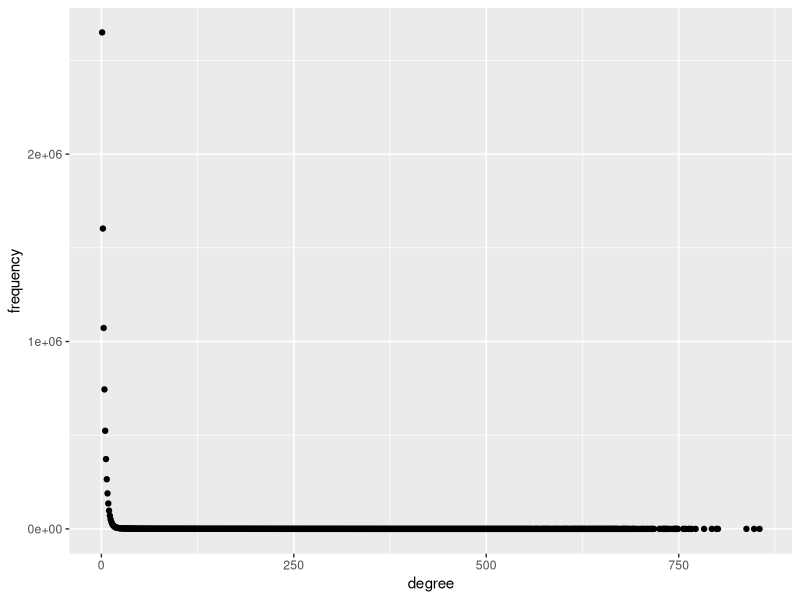

Write the R code that produced this figure. (Note: this script raises an error after producing the figure.)
## ---- chunk 1
knitr::opts_chunk$set(echo = TRUE)
## ---- chunk 2
library(tidyverse)
## ---- chunk 3
# node degrees found in the graph. Copied from results generated by java code.
degree <- c(1, 2, 3, 4, 5, 6, 7, 8, 9, 10, 11, 12, 13, 14, 15, 16, 17, 18, 19, 20, 21, 22, 23, 24, 25, 26, 27, 28, 29, 30, 31, 32, 33, 34, 35, 36, 37, 38, 39, 40, 41, 42, 43, 44, 45, 46, 47, 48, 49, 50, 51, 52, 53, 54, 55, 56, 57, 58, 59, 60, 61, 62, 63, 64, 65, 66, 67, 68, 69, 70, 71, 72, 73, 74, 75, 76, 77, 78, 79, 80, 81, 82, 83, 84, 85, 86, 87, 88, 89, 90, 91, 92, 93, 94, 95, 96, 97, 98, 99, 100, 101, 102, 103, 104, 105, 106, 107, 108, 109, 110, 111, 112, 113, 114, 115, 116, 117, 118, 119, 120, 121, 122, 123, 124, 125, 126, 127, 128, 129, 130, 131, 132, 133, 134, 135, 136, 137, 138, 139, 140, 141, 142, 143, 144, 145, 146, 147, 148, 149, 150, 151, 152, 153, 154, 155, 156, 157, 158, 159, 160, 161, 162, 163, 164, 165, 166, 167, 168, 169, 170, 171, 172, 173, 174, 175, 176, 177, 178, 179, 180, 181, 182, 183, 184, 185, 186, 187, 188, 189, 190, 191, 192, 193, 194, 195, 196, 197, 198, 199, 200, 201, 202, 203, 204, 205, 206, 207, 208, 209, 210, 211, 212, 213, 214, 215, 216, 217, 218, 219, 220, 221, 222, 223, 224, 225, 226, 227, 228, 229, 230, 231, 232, 233, 234, 235, 236, 237, 238, 239, 240, 241, 242, 243, 244, 245, 246, 247, 248, 249, 250, 251, 252, 253, 254, 255, 256, 257, 258, 259, 260, 261, 262, 263, 264, 265, 266, 267, 268, 269, 270, 271, 272, 273, 274, 275, 276, 277, 278, 279, 280, 281, 282, 283, 284, 285, 286, 287, 288, 289, 290, 291, 292, 293, 294, 295, 296, 297, 298, 299, 300, 301, 302, 303, 304, 305, 306, 307, 308, 309, 310, 311, 312, 313, 314, 315, 316, 317, 318, 319, 320, 321, 322, 323, 324, 325, 326, 327, 328, 329, 330, 331, 332, 333, 334, 335, 336, 337, 338, 339, 340, 341, 342, 343, 344, 345, 346, 347, 348, 349, 350, 351, 352, 353, 354, 355, 356, 357, 358, 359, 360, 361, 362, 363, 364, 365, 366, 367, 368, 369, 370, 371, 372, 373, 374, 375, 376, 377, 378, 379, 380, 381, 382, 383, 384, 385, 386, 387, 388, 389, 390, 391, 392, 393, 394, 395, 396, 397, 398, 399, 400, 401, 402, 403, 404, 405, 406, 407, 408, 409, 410, 411, 412, 413, 414, 415, 416, 417, 418, 419, 420, 421, 422, 423, 424, 425, 426, 427, 428, 429, 430, 431, 432, 433, 434, 435, 436, 437, 438, 439, 440, 441, 442, 443, 444, 445, 446, 447, 448, 449, 450, 451, 452, 453, 454, 455, 456, 457, 458, 459, 460, 461, 462, 463, 464, 465, 466, 467, 468, 469, 470, 471, 472, 473, 474, 475, 476, 477, 478, 479, 480, 481, 482, 483, 484, 485, 486, 487, 488, 489, 490, 491, 492, 493, 494, 495, 496, 497, 498, 499, 500, 501, 502, 503, 504, 505, 506, 507, 508, 509, 510, 511, 512, 513, 514, 515, 516, 517, 518, 519, 520, 521, 522, 523, 524, 525, 526, 527, 528, 529, 530, 531, 532, 533, 534, 535, 536, 537, 538, 539, 540, 541, 542, 543, 544, 545, 546, 547, 548, 549, 550, 551, 552, 553, 554, 555, 556, 557, 558, 559, 560, 562, 563, 564, 565, 566, 567, 568, 569, 571, 572, 573, 574, 575, 576, 577, 578, 579, 580, 581, 582, 583, 584, 586, 587, 588, 589, 590, 591, 592, 593, 594, 595, 597, 598, 599, 600, 601, 602, 603, 604, 605, 606, 607, 609, 610, 611, 612, 613, 614, 615, 616, 617, 618, 619, 620, 621, 622, 623, 624, 625, 626, 627, 628, 629, 630, 632, 633, 634, 635, 636, 637, 638, 639, 640, 641, 642, 643)
## ---- chunk 4
# vertex degrees found in the graph. Copied from results generated by java code.
degree2 <- c(644, 645, 646, 647, 648, 649, 650, 651, 652, 653, 654, 655, 656, 657, 658, 659, 660, 661, 662, 663, 664, 665, 666, 667, 668, 669, 670, 671, 673, 675, 676, 677, 678, 679, 680, 681, 682, 683, 684, 685, 687, 689, 690, 691, 692, 694, 695, 698, 700, 702, 703, 705, 706, 709, 710, 712, 714, 715, 716, 718, 725, 726, 729, 730, 731, 732, 733, 734, 736, 737, 740, 743, 744, 745, 746, 747, 748, 749, 756, 757, 759, 763, 764, 767, 772, 783, 793, 799, 801, 838, 848, 855)
## ---- chunk 5
# degree frequencies. Copied from results generated by Java code
counts <- c(2649553, 1602935, 1072244, 744337, 523657, 372752, 264935, 189606, 135777, 97303, 70699, 51064, 37082, 27696, 20555, 15655, 12481, 9600, 7946, 6345, 5618, 4739, 4283, 3771, 3503, 3235, 2953, 2731, 2522, 2513, 2387, 2160, 1984, 1890, 1894, 1780, 1743, 1664, 1585, 1511, 1503, 1338, 1377, 1272, 1248, 1240, 1256, 1147, 1126, 1167, 1047, 1054, 1038, 1015, 935, 990, 1001, 902, 903, 881, 855, 901, 789, 863, 818, 741, 772, 782, 772, 753, 778, 670, 721, 705, 698, 669, 660, 691, 627, 701, 672, 640, 692, 631, 634, 614, 617, 607, 570, 629, 586, 604, 563, 630, 553, 580, 567, 568, 601, 543, 550, 559, 542, 584, 515, 531, 538, 561, 507, 521, 519, 536, 514, 495, 527, 459, 517, 492, 476, 527, 475, 475, 528, 521, 483, 470, 494, 437, 464, 415, 443, 403, 477, 444, 440, 458, 424, 463, 468, 450, 416, 395, 428, 402, 379, 403, 418, 438, 429, 384, 400, 360, 392, 404, 409, 381, 384, 389, 396, 378, 381, 368, 385, 393, 369, 354, 368, 350, 384, 382, 384, 401, 369, 354, 407, 344, 381, 359, 326, 336, 357, 354, 314, 323, 374, 326, 359, 346, 372, 310, 302, 319, 287, 310, 293, 353, 304, 306, 303, 311, 315, 258, 292, 300, 283, 287, 252, 261, 276, 265, 250, 264, 266, 226, 254, 250, 272, 260, 264, 286, 231, 274, 243, 246, 219, 247, 243, 244, 240, 205, 195, 204, 219, 223, 269, 208, 209, 203, 175, 208, 185, 201, 175, 179, 219, 202, 199, 193, 176, 197, 195, 167, 173, 172, 149, 173, 171, 181, 158, 173, 187, 156, 158, 167, 153, 142, 157, 148, 165, 152, 148, 163, 117, 124, 130, 113, 143, 131, 133, 133, 134, 125, 129, 137, 110, 128, 117, 121, 121, 115, 108, 120, 133, 99, 100, 105, 94, 98, 124, 102, 118, 104, 96, 95, 96, 103, 95, 97, 87, 87, 78, 74, 81, 76, 87, 90, 90, 99, 84, 77, 74, 63, 84, 83, 83, 83, 74, 84, 71, 69, 74, 70, 70, 72, 72, 68, 67, 70, 80, 56, 81, 60, 64, 59, 62, 54, 58, 62, 69, 70, 49, 51, 59, 58, 60, 52, 42, 46, 59, 50, 40, 55, 51, 50, 52, 45, 51, 45, 42, 53, 41, 42, 48, 45, 42, 46, 41, 42, 39, 50, 38, 35, 29, 32, 40, 41, 41, 38, 35, 36, 22, 34, 41, 22, 34, 22, 19, 23, 33, 21, 22, 18, 22, 31, 28, 14, 17, 18, 19, 32, 16, 28, 15, 17, 23, 21, 10, 20, 16, 14, 10, 17, 16, 13, 7, 12, 17, 11, 12, 17, 17, 11, 16, 17, 14, 14, 10, 7, 16, 9, 19, 9, 13, 11, 11, 11, 12, 9, 5, 18, 10, 6, 12, 12, 5, 7, 11, 15, 7, 12, 12, 7, 8, 6, 10, 13, 8, 8, 8, 10, 10, 10, 13, 6, 8, 5, 11, 12, 10, 6, 7, 7, 8, 3, 10, 4, 6, 10, 3, 8, 12, 6, 14, 5, 6, 3, 7, 3, 5, 7, 6, 15, 6, 5, 5, 2, 5, 4, 9, 6, 7, 5, 4, 12, 7, 5, 4, 1, 9, 4, 7, 2, 2, 7, 3, 7, 9, 3, 4, 1, 7, 1, 7, 1, 1, 7, 3, 5, 3, 4, 9, 4, 3, 6, 3, 5, 6, 3, 2, 5, 8, 5, 5, 3, 3, 1, 3, 4, 6, 1, 4, 3, 3, 3, 3, 2, 3, 7, 2, 1, 7, 3, 2, 6, 4, 6, 6, 4, 2, 3, 4, 3, 5, 1, 3, 5, 6, 2, 6, 8, 4, 2, 3, 4, 2, 1, 1, 1, 3, 4, 2, 2, 4, 1, 4, 3, 1, 3, 4, 6, 4, 3, 4, 2, 4, 2, 4, 3, 2, 2, 8, 2, 1, 1, 5, 1)
## ---- chunk 6
# degree frequencies. Copied from results generated by Java code
counts2 <- c(4, 3, 3, 2, 2, 3, 2, 3, 1, 1, 4, 2, 4, 5, 2, 5, 1, 1, 3, 1, 1, 1, 1, 3, 4, 3, 1, 3, 1, 4, 3, 2, 2, 3, 2, 3, 2, 1, 1, 2, 1, 2, 2, 2, 2, 2, 1, 4, 1, 2, 4, 3, 2, 1, 2, 1, 3, 3, 1, 2, 1, 1, 2, 1, 1, 1, 2, 1, 2, 1, 2, 4, 1, 2, 1, 2, 1, 1, 2, 2, 1, 1, 1, 1, 1, 1, 1, 2, 3, 2, 1, 1, 2, 2, 2, 1, 2, 1, 1, 1, 1, 2, 1)
## ---- chunk 7
# combine degree and degree frequencies into a dataframe
degree3 <- c(degree, degree2)
counts3 <- c(counts, counts2)
df <- tibble(degree = degree3, counts = counts3)
## ---- chunk 8
# plot degree distribution
ggplot(data = df, aes(x = degree3, y = counts3)) +
  geom_point() +
  labs(x = "degree", y = "frequency") +
  ggsave("da3018proj_degdist.png")
## ---- chunk 9
# component sizes. Copied from results generated by Java code.
comp_size <- c(2, 3, 4, 5, 6, 7, 8, 9, 10, 11, 12, 13, 14, 15, 16, 17, 18, 19, 20, 21, 22, 23, 24, 25, 26, 27, 28, 29, 30, 31, 32, 33, 34, 35, 36, 37, 38, 39, 40, 41, 42, 43, 44, 45, 46, 47, 48, 49, 50, 51, 52, 53, 54, 55, 56, 57, 58, 59, 60, 61, 62, 63, 64, 65, 66, 67, 68, 69, 70, 71, 72, 73, 74, 75, 76, 77, 78, 79, 80, 81, 82, 83, 84, 85, 86, 87, 88, 89, 90, 91, 92, 93, 94, 95, 96, 97, 98, 99, 100, 101, 102, 103, 104, 105, 106, 107, 108, 109, 110, 111, 112, 113, 114, 115, 116, 117, 118, 119, 120, 121, 122, 123, 124, 125, 126, 127, 128, 129, 130, 131, 132, 133, 134, 135, 136, 137, 138, 139, 140, 141, 142, 143, 144, 145, 146, 147, 148, 149, 150, 151, 152, 153, 154, 155, 156, 1180, 157, 158, 159, 160, 161, 162, 163, 164, 165, 166, 167, 168, 1193, 169, 170, 171, 172, 173, 174, 175, 176, 177, 178, 179, 180, 181, 182, 183, 184, 185, 186, 187, 188, 189, 190, 191, 192, 193, 194, 195, 196, 197, 198, 199, 200, 201, 202, 203, 204, 205, 206, 207, 208, 209, 210, 211, 212, 213, 214, 215, 216, 217, 218, 219, 220, 221, 222, 223, 224, 225, 226, 227, 228, 229, 230, 231, 232, 233, 234, 235, 236, 1261, 237, 238, 239, 240, 241, 242, 243, 244, 245, 246, 247, 248, 249, 250, 251, 252, 253, 254, 255, 256, 257, 258, 259, 260, 261, 262, 263, 264, 265, 266, 267, 268, 269, 270, 271, 272, 273, 274, 275, 276, 277, 278, 279, 281, 284, 285, 286, 287, 288, 289, 290, 291, 292, 293, 295, 297, 298, 299, 300, 301, 302, 303, 304, 305, 306, 307, 308, 309, 310, 311, 312, 313, 314, 315, 316, 317, 318, 320, 321, 322, 324, 325, 327, 331, 332, 333, 335, 336, 337, 338, 339, 340, 341, 344, 345, 347, 348, 350, 352, 353, 354, 355, 356, 357, 359, 362, 363, 365, 367, 369, 370, 372, 373, 374, 375, 376, 377, 378, 379, 380, 383, 384, 386, 387, 388, 389, 390, 392, 393, 394, 396, 397, 399, 1427, 403, 404, 405, 407, 410, 412, 414, 416, 417, 419, 420, 421, 422, 424, 425, 426, 427, 430, 433, 435, 438, 443, 444, 448, 449, 452, 454, 457, 460, 461, 462, 463, 465, 467, 473, 474, 475, 483, 489, 490, 492, 1517, 495, 508, 510, 512, 516, 517, 519, 534, 536, 538, 539, 546, 548, 551, 557, 568, 574, 575, 2531943, 579, 580, 581, 583, 595, 597, 606, 615, 621, 627, 630, 644, 658, 660, 664, 679, 686, 691, 696, 719, 724, 730, 735, 740, 747, 750, 753, 767, 1804, 794, 820, 894, 924, 964, 965)
## ---- chunk 10
# component size frequencies. Copied from results generated by Java code.
counts4 <- c(533203, 156051, 69245, 39597, 25383, 17523, 13298, 10444, 8312, 7192, 6052, 5147, 4715, 4081, 3664, 3332, 3059, 2791, 2495, 2374, 2094, 1970, 1947, 1698, 1652, 1454, 1409, 1305, 1253, 1185, 1143, 1032, 970, 978, 904, 867, 842, 775, 716, 736, 681, 653, 596, 596, 551, 515, 463, 448, 457, 465, 405, 388, 395, 344, 351, 352, 324, 335, 321, 272, 257, 285, 269, 262, 258, 208, 217, 227, 209, 228, 187, 191, 182, 187, 155, 180, 157, 162, 156, 129, 143, 138, 118, 128, 127, 120, 136, 114, 120, 104, 95, 72, 108, 102, 102, 91, 96, 75, 88, 97, 83, 75, 76, 69, 77, 79, 48, 62, 73, 58, 63, 47, 66, 55, 52, 50, 58, 64, 42, 50, 49, 41, 42, 47, 47, 51, 33, 48, 36, 38, 31, 30, 42, 28, 34, 27, 36, 23, 30, 25, 22, 34, 26, 28, 23, 23, 35, 29, 15, 25, 23, 23, 15, 29, 26, 1, 27, 22, 20, 23, 21, 26, 21, 19, 21, 15, 19, 20, 1, 23, 21, 14, 9, 15, 19, 11, 18, 12, 19, 14, 15, 17, 19, 10, 19, 14, 12, 16, 10, 12, 14, 13, 19, 13, 9, 8, 8, 6, 4, 8, 12, 14, 8, 9, 11, 9, 13, 8, 5, 6, 5, 3, 11, 11, 3, 8, 2, 8, 2, 3, 4, 3, 5, 7, 4, 9, 8, 10, 4, 4, 9, 7, 4, 4, 3, 3, 10, 1, 5, 4, 3, 6, 2, 8, 8, 4, 3, 6, 5, 2, 4, 6, 3, 5, 7, 3, 4, 7, 4, 4, 5, 5, 2, 4, 7, 6, 5, 9, 7, 4, 2, 6, 2, 2, 2, 4, 6, 4, 3, 1, 2, 3, 4, 3, 5, 5, 4, 3, 2, 1, 5, 3, 3, 3, 3, 3, 4, 3, 3, 2, 4, 2, 5, 1, 1, 3, 1, 6, 4, 1, 1, 1, 1, 1, 3, 3, 3, 2, 3, 1, 1, 4, 4, 2, 1, 1, 2, 3, 3, 2, 1, 2, 1, 1, 1, 1, 1, 2, 1, 1, 4, 2, 1, 2, 1, 1, 3, 1, 1, 1, 2, 1, 2, 3, 1, 1, 2, 1, 1, 2, 1, 3, 1, 1, 1, 2, 1, 1, 2, 1, 2, 1, 1, 2, 2, 1, 1, 2, 1, 2, 1, 1, 2, 2, 1, 1, 1, 1, 3, 1, 1, 1, 3, 1, 2, 2, 1, 2, 1, 2, 1, 2, 1, 2, 2, 3, 1, 2, 2, 2, 1, 1, 1, 1, 1, 1, 1, 1, 1, 1, 1, 1, 2, 1, 1, 1, 1, 1, 1, 1, 1, 1, 1, 1, 1, 1, 1, 1, 1, 1, 1, 2, 1, 1, 1, 2, 1, 1, 1, 1, 1, 1, 1, 1, 1, 1, 1, 1, 1, 1, 1, 1, 1, 1, 1, 1, 1, 1)
## ---- chunk 11
# plot component size distribution sans the largest one
# largest component has more than 2 million vertices
df1 <- tibble("size" = comp_size, "counts" = counts4)
df2 <- tibble("size" = comp_size[c(1:432, 434:length(comp_size))], 
              "counts" = counts4[c(1:432, 434:length(comp_size))])
ggplot(data = df2, aes(x = size, y = counts)) +
  geom_point() +
  labs(x = "size", y = "frequency") +
  ggsave("da3018proj_compsizedistn.png")
